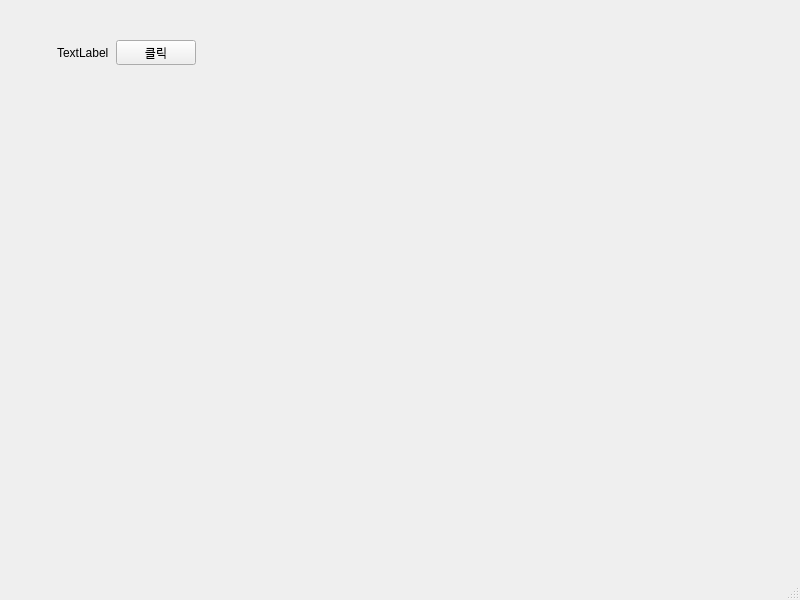
<?xml version="1.0" encoding="UTF-8"?>
<ui version="4.0">
 <class>MainWindow</class>
 <widget class="QMainWindow" name="MainWindow">
  <property name="geometry">
   <rect>
    <x>0</x>
    <y>0</y>
    <width>800</width>
    <height>600</height>
   </rect>
  </property>
  <property name="windowTitle">
   <string>MainWindow</string>
  </property>
  <widget class="QWidget" name="centralwidget">
   <widget class="QWidget" name="">
    <property name="geometry">
     <rect>
      <x>57</x>
      <y>40</y>
      <width>139</width>
      <height>25</height>
     </rect>
    </property>
    <layout class="QGridLayout" name="gridLayout">
     <item row="0" column="0">
      <widget class="QLabel" name="label">
       <property name="text">
        <string>TextLabel</string>
       </property>
      </widget>
     </item>
     <item row="0" column="1">
      <widget class="QPushButton" name="pushButton">
       <property name="autoFillBackground">
        <bool>false</bool>
       </property>
       <property name="text">
        <string>클릭</string>
       </property>
       <property name="default">
        <bool>false</bool>
       </property>
       <property name="flat">
        <bool>false</bool>
       </property>
      </widget>
     </item>
    </layout>
   </widget>
  </widget>
  <widget class="QMenuBar" name="menubar">
   <property name="geometry">
    <rect>
     <x>0</x>
     <y>0</y>
     <width>800</width>
     <height>21</height>
    </rect>
   </property>
  </widget>
  <widget class="QStatusBar" name="statusbar"/>
 </widget>
 <resources/>
 <connections/>
</ui>
